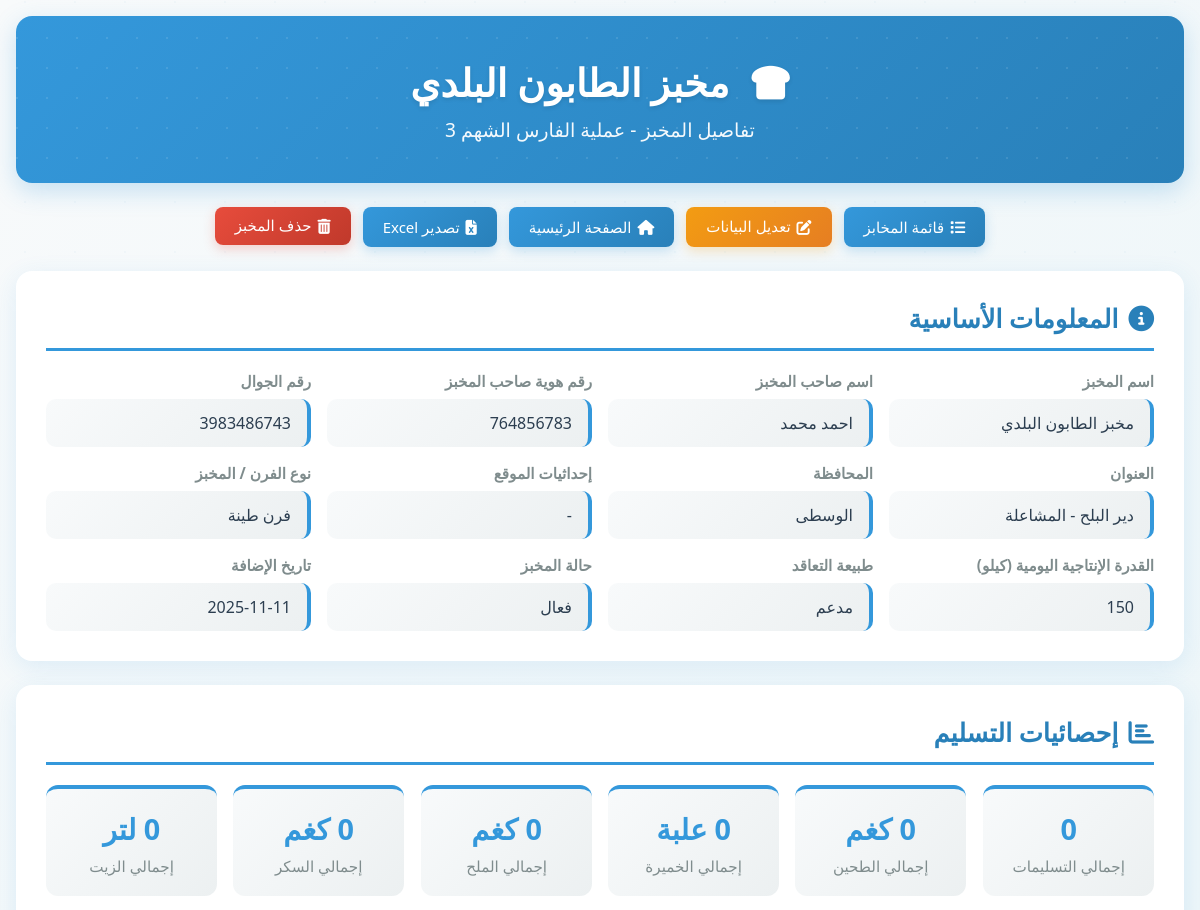
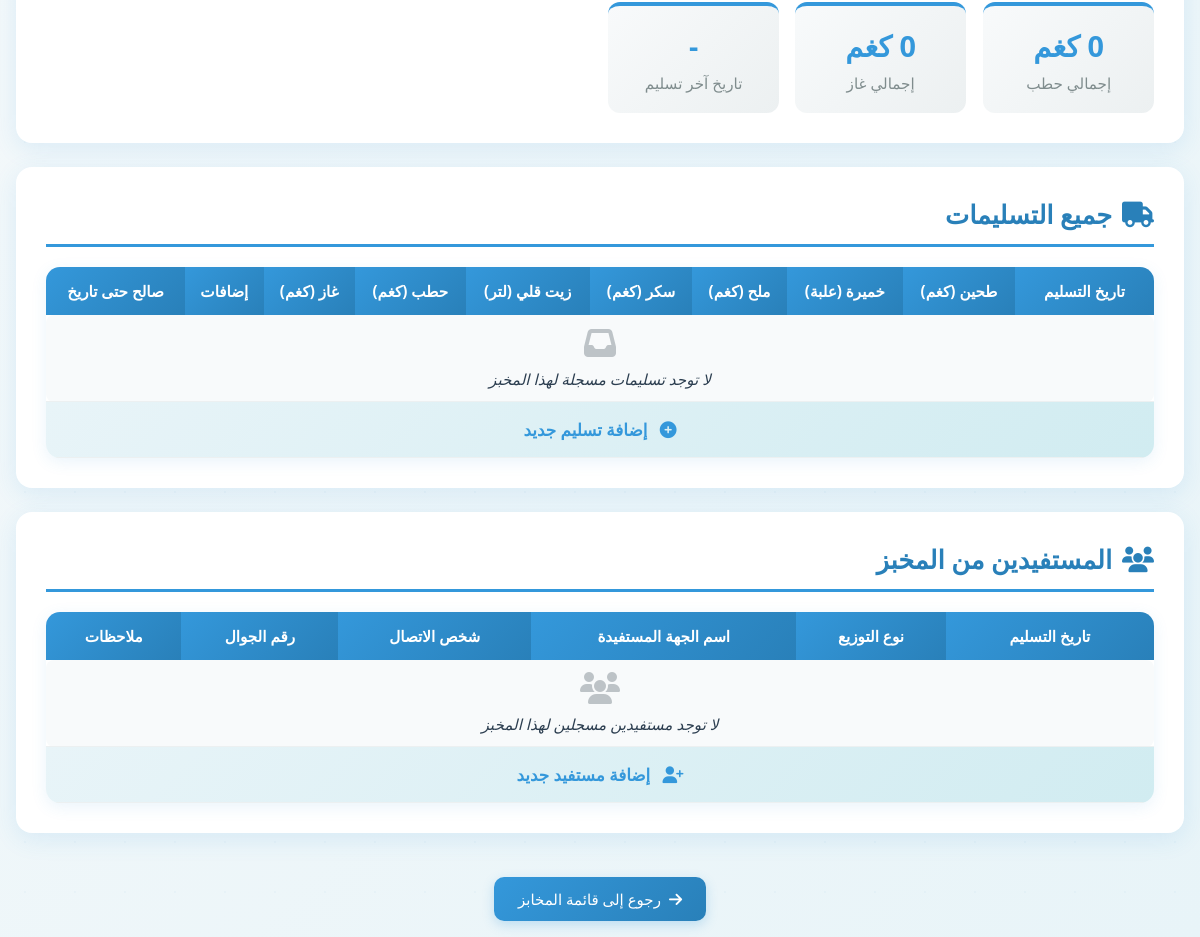
The page /makhabez/9/ (signed in) on the database its author committed (2 pictures, top to bottom).
### manegementdata/models.py (models this page shows, shortened)
class Makhbaz(models.Model):
    name = models.CharField(max_length=200, verbose_name="اسم المخبز", null=True, blank=True)
    governorate = models.CharField(
        max_length=50,
        choices=GOVERNORATE_CHOICES,
        verbose_name="المحافظة",
        null=True,
        blank=True
    )
    address = models.CharField(max_length=300, verbose_name="العنوان بالتفصيل", null=True, blank=True)
    owner_name = models.CharField(max_length=200, verbose_name="اسم صاحب المخبز", null=True, blank=True)
    owner_id = models.CharField(
        max_length=9,
        validators=[RegexValidator(r'^\d{9}$', "رقم الهوية يجب أن يكون 9 أرقام")],
        verbose_name="رقم هوية صاحب المخبز",
        null=True, blank=True
    )
    mobile_number = models.CharField(
        max_length=10,
        validators=[RegexValidator(r'^\d{10}$', "رقم الجوال يجب أن يكون 10 أرقام")],
        verbose_name="رقم الجوال",
        null=True, blank=True
    )
    coordinates = models.CharField(
        max_length=50,
        verbose_name="إحداثيات الموقع",
        null=True, blank=True
    )
    OVEN_TYPE_CHOICES = [
        ("فرن طينة", "مخبز بدائي (فرن طينة)"),
        ("يدوي دوار", "يدوي دوار"),
        ("نص آلي", "نص آلي"),
        ("آلي", "آلي"),
    ]
    oven_type = models.CharField(
        max_length=20,
        choices=OVEN_TYPE_CHOICES,
        verbose_name="نوع الفرن / المخبز",
        null=True, blank=True
    )
    production_capacity = models.PositiveIntegerField(
        verbose_name="القدرة الإنتاجية اليومية (كيلو)",
        null=True, blank=True
    )
    CONTRACT_TYPE_CHOICES = [
        ("مجاني", "مخبز مجاني"),
        ("مدعم", "مخبز مدعوم"),
    ]
    contract_type = models.CharField(
        max_length=10,
        choices=CONTRACT_TYPE_CHOICES,
        verbose_name="طبيعة التعاقد",
        null=True, blank=True
    )
    STATUS_CHOICES = [
        ("فعال", "فعال"),
        ("متوقف", "متوقف"),
    ]
    status = models.CharField(
        max_length=10,
        choices=STATUS_CHOICES,
        verbose_name="حالة المخبز",
        null=True, blank=True
    )
    created_at = models.DateField(auto_now_add=True, verbose_name="تاريخ الإنشاء")

### manegementdata/views.py (the view)
# urls.py: path("makhabez/<int:pk>/", views.makhabez_detail, name="makhabez_detail"),
@login_required(login_url='login')
def makhabez_detail(request, pk):
    makhbaz = get_object_or_404(Makhbaz, pk=pk)
    all_tasleemat = makhbaz.taslimat.all().order_by('-taslima_date')
    latest_taslim = all_tasleemat.first() if all_tasleemat.exists() else None
    total_flour = sum(t.flour or 0 for t in all_tasleemat)
    total_salt = sum(t.salt or 0 for t in all_tasleemat)
    total_yeast = sum(t.yeast or 0 for t in all_tasleemat)
    total_sugar = sum(t.sugar or 0 for t in all_tasleemat)
    total_cooking_oil = sum(t.cooking_oil or 0 for t in all_tasleemat)
    total_wood = sum(t.wood or 0 for t in all_tasleemat)
    total_gas = sum(t.gas or 0 for t in all_tasleemat)
    context = {
        'user_can_edit': request.user.is_authenticated and request.user.is_staff,
        "makhbaz": makhbaz,
        "all_tasleemat": all_tasleemat,
        "latest_taslim": latest_taslim,
        "total_deliveries": all_tasleemat.count(),
        "total_flour": total_flour,
        "total_salt": total_salt,
        "total_yeast": total_yeast,
        "total_sugar": total_sugar,
        "total_cooking_oil": total_cooking_oil,
        "total_wood": total_wood,
        "total_gas": total_gas,
    }
    return render(request, "makhabez_detail.html", context)

### manegementdata/templates/makhabez_detail.html (shortened to what this page needs)
{% load static %}
<!DOCTYPE html>
<html lang="ar" dir="rtl">
<head>
    <link rel="stylesheet" href="https://cdnjs.cloudflare.com/ajax/libs/font-awesome/6.5.0/css/all.min.css">
</head>
<body>
    <div class="container">
        <div class="header">
            <h1 id="makhbaz-name">
                <i class="fas fa-bread-slice" style="margin-left: 12px;"></i>
                {{ makhbaz.name }}
            </h1>
            <div class="subtitle">تفاصيل المخبز - عملية الفارس الشهم 3</div>
        </div>
        <nav class="nav-buttons">
            <a href="{% url 'makhabez_list' %}" class="nav-btn">
                <i class="fas fa-list"></i>
                <span>قائمة المخابز</span>
            </a>
            {% if user_can_edit %}
            <button class="nav-btn edit" id="edit-toggle-btn">
                <i class="fas fa-edit"></i>
                <span>تعديل البيانات</span>
            </button>
            {% endif %}
            <a href="{% url 'index' %}" class="nav-btn">
                <i class="fas fa-home"></i>
                <span>الصفحة الرئيسية</span>
            </a>
            <a href="{% url 'export_makhbaz_excel' makhbaz.id %}" class="nav-btn">
                <i class="fas fa-file-excel"></i>
                <span>تصدير Excel</span>
            </a>
            <form action="{% url 'delete_makhbaz' makhbaz.id %}" method="POST" style="display:inline;"
                  onsubmit="return confirm('هل أنت متأكد أنك تريد حذف هذا المخبز؟ سيتم حذف جميع التسليمات المرتبطة به.')">
                {% if user_can_edit %}
                <button type="submit" class="nav-btn danger">
                    <i class="fas fa-trash-alt"></i>
                    <span>حذف المخبز</span>
                </button>
                {% endif %}
            </form>
        </nav>
        <div class="card">
            <h2><i class="fas fa-info-circle"></i> المعلومات الأساسية</h2>
            <div class="info-grid" id="info-grid">
                <div class="info-item">
                    <span class="info-label">اسم المخبز</span>
                    <div class="info-value" id="field-name">{{ makhbaz.name|default:"-" }}</div>
                </div>
                <div class="info-item">
                    <span class="info-label">اسم صاحب المخبز</span>
                    <div class="info-value" id="field-owner_name">{{ makhbaz.owner_name|default:"-" }}</div>
                </div>
                <div class="info-item">
                    <span class="info-label">رقم هوية صاحب المخبز</span>
                    <div class="info-value" id="field-owner_id">{{ makhbaz.owner_id|default:"-" }}</div>
                </div>
                <div class="info-item">
                    <span class="info-label">رقم الجوال</span>
                    <div class="info-value" id="field-mobile_number">{{ makhbaz.mobile_number|default:"-" }}</div>
                </div>
                <div class="info-item">
                    <span class="info-label">العنوان</span>
                    <div class="info-value" id="field-address">{{ makhbaz.address|default:"-" }}</div>
                </div>
                <div class="info-item">
                    <span class="info-label">المحافظة</span>
                    <div class="info-value" id="field-governorate">{{ makhbaz.governorate|default:"-" }}</div>
                </div>
                <div class="info-item">
                    <span class="info-label">إحداثيات الموقع</span>
                    <div class="info-value" id="field-coordinates">{{ makhbaz.coordinates|default:"-" }}</div>
                </div>
                <div class="info-item">
                    <span class="info-label">نوع الفرن / المخبز</span>
                    <div class="info-value" id="field-oven_type">{{ makhbaz.oven_type|default:"-" }}</div>
                </div>
                <div class="info-item">
                    <span class="info-label">القدرة الإنتاجية اليومية (كيلو)</span>
                    <div class="info-value" id="field-production_capacity">{{ makhbaz.production_capacity|default:"-" }}</div>
                </div>
                <div class="info-item">
                    <span class="info-label">طبيعة التعاقد</span>
                    <div class="info-value" id="field-contract_type">{{ makhbaz.contract_type|default:"-" }}</div>
                </div>
                <div class="info-item">
                    <span class="info-label">حالة المخبز</span>
                    <div class="info-value" id="field-status">{{ makhbaz.status|default:"-" }}</div>
                </div>
                <div class="info-item">
                    <span class="info-label">تاريخ الإضافة</span>
                    <div class="info-value">{{ makhbaz.created_at|date:"Y-m-d" }}</div>
                </div>
            </div>
        </div>
        <div class="card">
            <h2><i class="fas fa-chart-bar"></i> إحصائيات التسليم</h2>
            <div class="stats-grid">
                <div class="stat-item">
                    <div class="stat-value">{{ total_deliveries }}</div>
                    <div class="stat-label">إجمالي التسليمات</div>
                </div>
                <div class="stat-item">
                    <div class="stat-value">{{ total_flour }} كغم</div>
                    <div class="stat-label">إجمالي الطحين</div>
                </div>
                <div class="stat-item">
                    <div class="stat-value">{{ total_yeast }} علبة</div>
                    <div class="stat-label">إجمالي الخميرة</div>
                </div>
                <div class="stat-item">
                    <div class="stat-value">{{ total_salt }} كغم</div>
                    <div class="stat-label">إجمالي الملح</div>
                </div>
                <div class="stat-item">
                    <div class="stat-value">{{ total_sugar }} كغم</div>
                    <div class="stat-label">إجمالي السكر</div>
                </div>
                <div class="stat-item">
                    <div class="stat-value">{{ total_cooking_oil }} لتر</div>
                    <div class="stat-label">إجمالي الزيت</div>
                </div>
                <div class="stat-item">
                    <div class="stat-value">{{ total_wood }} كغم</div>
                    <div class="stat-label">إجمالي حطب</div>
                </div>
                <div class="stat-item">
                    <div class="stat-value">{{ total_gas }} كغم</div>
                    <div class="stat-label">إجمالي غاز</div>
                </div>
                <div class="stat-item">
                    <div class="stat-value">
                        {% if latest_taslim %}
                            {{ latest_taslim.taslima_date }}
                        {% else %}
                            -
                        {% endif %}
                    </div>
                    <div class="stat-label">تاريخ آخر تسليم</div>
                </div>
            </div>
        </div>
        <div class="card">
            <h2><i class="fas fa-truck"></i> جميع التسليمات</h2>
            <div class="table-container">
                <table class="data-table" id="delivery-table">
                    <thead>
                        <tr>
                            <th class="date-cell">تاريخ التسليم</th>
                            <th>طحين (كغم)</th>
                            <th>خميرة (علبة)</th>
                            <th>ملح (كغم)</th>
                            <th>سكر (كغم)</th>
                            <th>زيت قلي (لتر)</th>
                            <th>حطب (كغم)</th>
                            <th>غاز (كغم)</th>
                            <th>إضافات</th>
                            <th class="date-cell">صالح حتى تاريخ</th>
                        </tr>
                    </thead>
                    <tbody id="delivery-body">
                        {% for taslim in all_tasleemat %}
                        <tr>
                            <td class="date-cell">{{ taslim.taslima_date }}</td>
                            <td>{{ taslim.flour|default:"-" }}</td>
                            <td>{{ taslim.yeast|default:"-" }}</td>
                            <td>{{ taslim.salt|default:"-" }}</td>
                            <td>{{ taslim.sugar|default:"-" }}</td>
                            <td>{{ taslim.cooking_oil|default:"-" }}</td>
                            <td>{{ taslim.wood|default:"-" }}</td>
                            <td>{{ taslim.gas|default:"-" }}</td>
                            <td>{{ taslim.additions|default:"-" }}</td>
                            <td class="date-cell">{{ taslim.until_date|default:"-" }}</td>
                        </tr>
                        {% empty %}
                        <tr>
                            <td colspan="10" class="no-data">
                                <i class="fas fa-inbox" style="font-size: 2rem; color: #bdc3c7; margin-bottom: 10px; display: block;"></i>
                                لا توجد تسليمات مسجلة لهذا المخبز
                            </td>
                        </tr>
                        {% endfor %}
                    </tbody>
                    <tfoot>
                        <tr class="add-row" id="add-row" onclick="showNewRow()">
                            {% if user_can_edit %}
                            <td colspan="10">
                                <i class="fas fa-plus-circle" style="margin-left: 8px;"></i>
                                إضافة تسليم جديد
                            </td>
                            {% endif %}
                        </tr>
                    </tfoot>
                </table>
            </div>
        </div>
        <div class="card">
            <h2><i class="fas fa-users"></i> المستفيدين من المخبز</h2>
            <div class="table-container">
                <table class="data-table" id="beneficiary-table">
                    <thead>
                        <tr>
                            <th class="date-cell">تاريخ التسليم</th>
                            <th>نوع التوزيع</th>
                            <th>اسم الجهة المستفيدة</th>
                            <th>شخص الاتصال</th>
                            <th>رقم الجوال</th>
                            <th>ملاحظات</th>
                        </tr>
                    </thead>
                    <tbody id="beneficiary-body">
                        {% for beneficiary in makhbaz.beneficiaries.all %}
                        <tr>
                            <td class="date-cell">{{ beneficiary.distribution_date|date:"Y-m-d" }}</td>
                            <td>{{ beneficiary.get_distribution_type_display }}</td>
                            <td>{{ beneficiary.beneficiary_name }}</td>
                            <td>{{ beneficiary.contact_person }}</td>
                            <td>{{ beneficiary.phone_number }}</td>
                            <td>{{ beneficiary.notes|default:"-" }}</td>
                        </tr>
                        {% empty %}
                        <tr>
                            <td colspan="6" class="no-data">
                                <i class="fas fa-users" style="font-size: 2rem; color: #bdc3c7; margin-bottom: 10px; display: block;"></i>
                                لا توجد مستفيدين مسجلين لهذا المخبز
                            </td>
                        </tr>
                        {% endfor %}
                    </tbody>
                    <tfoot>
                        <tr class="add-row" id="add-beneficiary-row" onclick="showNewBeneficiaryRow()">
                            {% if user_can_edit %}
                            <td colspan="6">
                                <i class="fas fa-user-plus" style="margin-left: 8px;"></i>
                                إضافة مستفيد جديد
                            </td>
                            {% endif %}
                        </tr>
                    </tfoot>
                </table>
            </div>
        </div>
        <div style="text-align: center;">
            <a href="{% url 'makhabez_list' %}" class="back-link">
                <i class="fas fa-arrow-right"></i>
                رجوع إلى قائمة المخابز
            </a>
        </div>
    </div>
</body>
</html>

### rows shown on the page
Makhbaz: name "مخبز الطابون البلدي", owner_name "احمد محمد", owner_id "764856783", mobile_number "3983486743", address "دير البلح - المشاعلة", governorate "الوسطى", coordinates "-", oven_type "فرن طينة", production_capacity "150", contract_type "مدعم", status "فعال", created_at "2025-11-11"

### other values the page prints
{{ total_deliveries }} "0"
{{ total_flour }} "0"
{{ total_salt }} "0"
{{ total_sugar }} "0"
{{ total_wood }} "0"
{{ total_gas }} "0"
